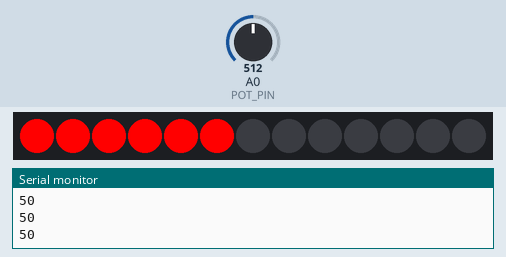
This sketch was run on a simulated Arduino Uno, built with avr-gcc and run on an emulated ATmega328P. Shown: 13 RGB LEDs in strip order, left to right, the last lines printed to the serial monitor. The inputs (shaded band) are chosen by the test bench; at power-on: A0 (POT_PIN) = 512.

Above: at 1.2 s.
1.3 s: A0 (POT_PIN) set to 91
At 1.8 s:
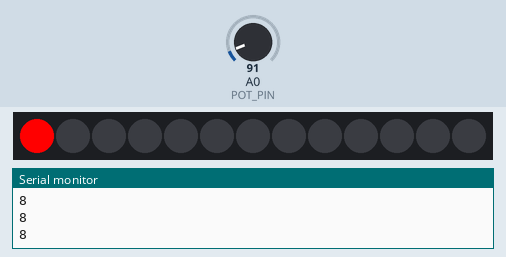
2.8 s: A0 (POT_PIN) set to 76
4.3 s: A0 (POT_PIN) set to 1023
At 5.3 s:
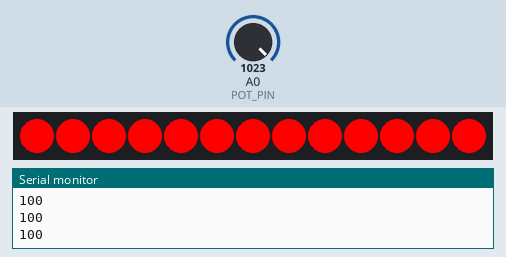
5.8 s: A0 (POT_PIN) set to 1005
7.3 s: A0 (POT_PIN) set to 0
At 7.7 s:
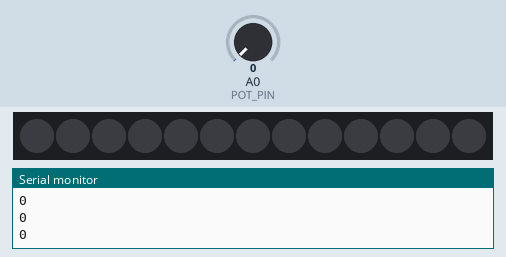
Timing chart, 0 to 9.8 s (numbered marks = the images above; inputs shaded):
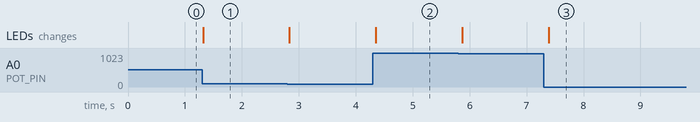

The sketch:

volume_control.ino
```cpp
#include <Adafruit_NeoPixel.h>

#define LED_PIN 6       // WS2812B data pin
#define NUM_LEDS 13     // Number of LEDs in the strip
#define POT_PIN A0      // Potentiometer pin

Adafruit_NeoPixel strip(NUM_LEDS, LED_PIN, NEO_GRB + NEO_KHZ800);

void setup() {
  Serial.begin(9600);
  strip.begin();
  strip.show();  // Initialize all LEDs off
}

void loop() {
  // 1. Read potentiometer
  int potValue = analogRead(POT_PIN);
  int volume = map(potValue, 0, 1023, 0, 100); // 0–100 %

  // 2. Send to PC
  Serial.println(volume);

  // 3. Update LED strip
  int ledsOn = map(volume, 0, 100, 0, NUM_LEDS);  // How many LEDs to light
  showVolumeBar(ledsOn);

  delay(100);
}

// Function to display bar on LEDs
void showVolumeBar(int ledsOn) {
  for (int i = 0; i < NUM_LEDS; i++) {
    if (i < ledsOn) {
      strip.setPixelColor(i, strip.Color(255, 0, 0)); // Green LEDs for volume ,Red → strip.Color(255, 0, 0) ,Green → strip.Color(0, 255, 0) ,Blue → strip.Color(0, 0, 255)
    } else {
      strip.setPixelColor(i, strip.Color(0, 0, 0));   // Off
    }
  }
  strip.show();
}
```

Measured:
- after the input at 1.3 s, the LEDs: change at once (image 1)
- after the input at 4.3 s, the LEDs: change after 0.05 s (image 2)
- after the input at 7.3 s, the LEDs: change after 0.09 s (image 3)
